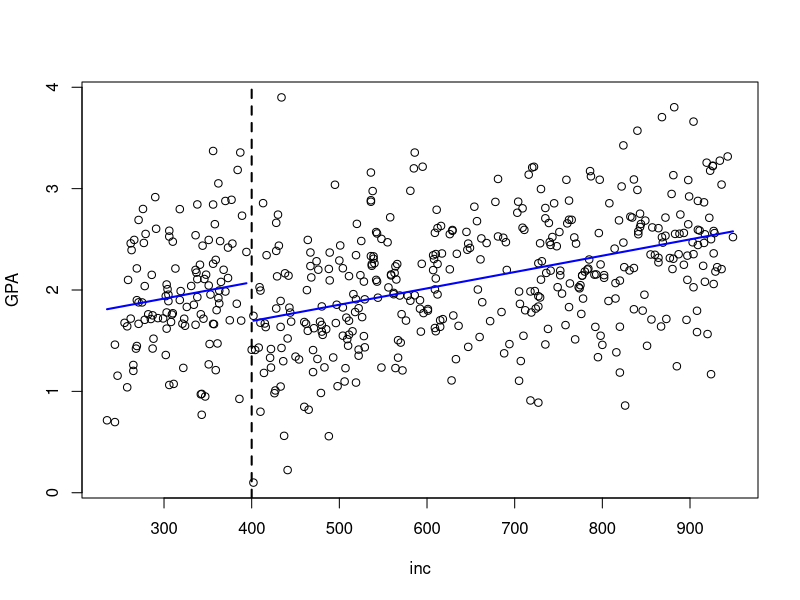
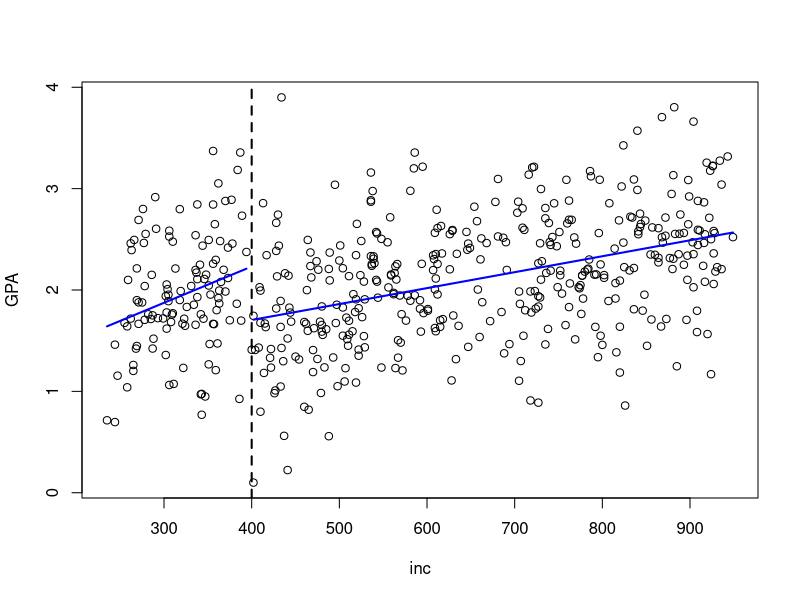
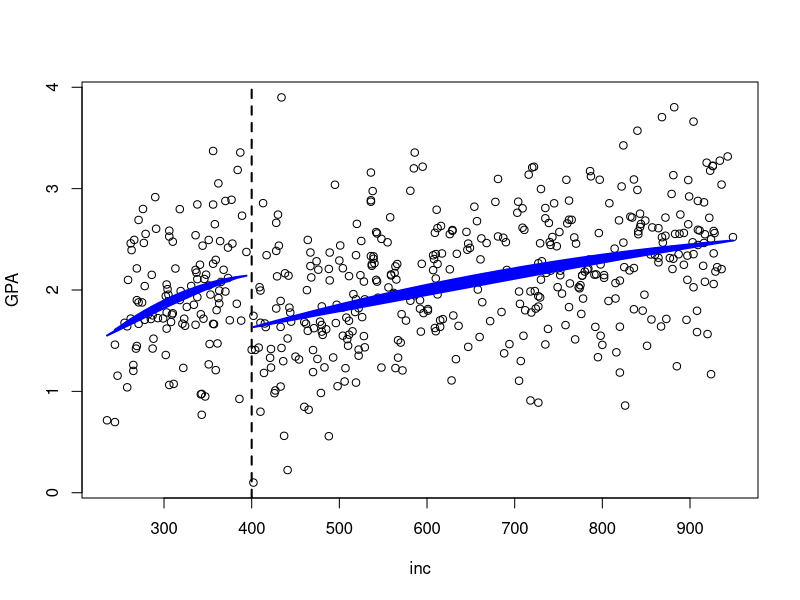
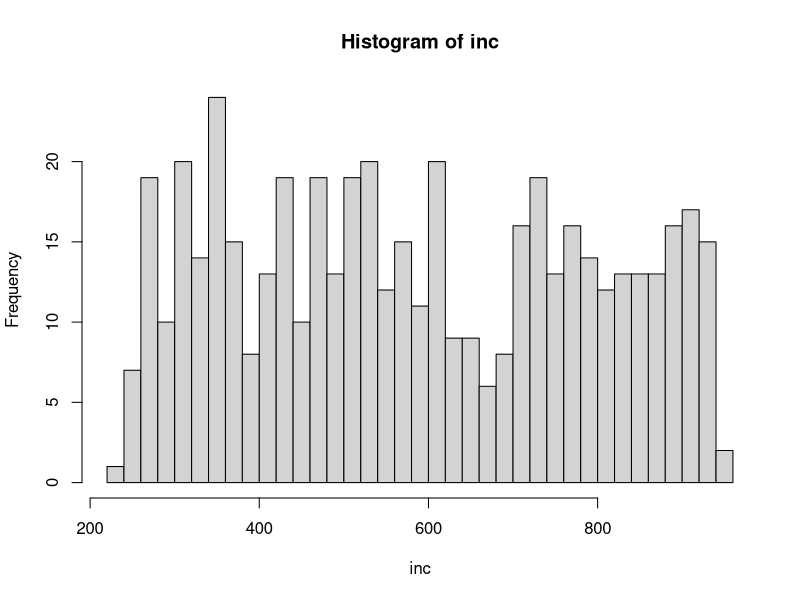

The R source for these figures, in order:
#Shinichiro Yantoda 1906902
#Question 1
setwd("C:/Users/Asus/Documents/Econometric File R")
data1= read.csv("injury.csv")
attach(data1)

#Question 1.A
ols_q1A <- lm(ldurat ~ afchnge, data=subset(data1, ky==1 & highearn==1))
summary(ols_q1A)

#Estimate Std. Error t value Pr(>|t|)    
#(Intercept)  1.38209    0.03698  37.373  < 2e-16 ***
#afchnge      0.19826    0.05310   3.733 0.000193 ***

#Multiple R-squared:  0.005793
# the assumption needed is that in the absence of policy there will be no changes in the duration for high income group and low income group

#Question 1.B
ols_q1B <- lm(ldurat ~ highearn + afchnge + highearn*afchnge, data=subset(data1, ky==1))
summary(ols_q1B)


#Coefficients:
#                  Estimate Std. Error   t-value Pr(>|t|)    
#(Intercept)       1.125615   0.030737  36.621  < 2e-16 ***
# highearn         0.256479   0.047446   5.406 6.72e-08 ***
# afchnge          0.007657   0.044717   0.171  0.86404    
#highearn:afchnge  0.190601   0.068509   2.782  0.00542 ** 

#For the estimator to be unbiased, we need to have the parallel trend assumption,
#which means that in the absence of policy the change in duration of move on a same direction for high earner and low earner people. 

# b0(a)= b0(b)+b1(b)
# 1.38209 = 1.125615 + 0.256479
# b1(a)= b2(b)+b3(b)
# 0.19826 = 0.007657 + 0.190601

#Question 1.c
ols_q1C = lm(ldurat ~ highearn + afchnge + highearn*afchnge + male + married + factor(indust) + factor(injtype), data=subset(data1, ky==1))
summary(ols_q1C)

#                   Estimate   Std. Error t value Pr(>|t|)    
#(Intercept)         0.57135    0.10266   5.565 2.74e-08 ***
#  highearn          0.17576    0.05175   3.397 0.000687 ***
#  afchnge           0.01063    0.04492   0.237 0.812973    
#  male             -0.09794    0.04455  -2.198 0.027959 *  
#  married           0.12210    0.03912   3.121 0.001812 ** 
#  factor(indust)2   0.27087    0.05867   4.617 3.98e-06 ***
#  factor(indust)3   0.16067    0.04090   3.928 8.67e-05 ***
#  factor(injtype)2  0.78381    0.15617   5.019 5.36e-07 ***
#  factor(injtype)3  0.33536    0.09234   3.632 0.000284 ***
#  factor(injtype)4  0.64035    0.10087   6.348 2.36e-10 ***
#  factor(injtype)5  0.50530    0.09281   5.445 5.42e-08 ***
#  factor(injtype)6  0.39361    0.09356   4.207 2.63e-05 ***
#  factor(injtype)7  0.78661    0.20703   3.800 0.000147 ***
#  factor(injtype)8  0.51390    0.12928   3.975 7.13e-05 ***
#  highearn:afchnge  0.23088    0.06952   3.321 0.000904 ***


#when factor is controlled, the coefficient increases. (highern*afchnge increase)

#Yes, it is statistically significant

#Question 1.D
#small r-squared means that the independent variable is not explaining much in the variation of the dependent variable 
 #  The small r-squared does not means that the model is completely useless, it just that the model could not explain everything that will affect on y. 
 #  and for this case, this small part that is able to explain the y is still a very important thing to understand.

#Question 1.E
ols_q1E <- lm(ldurat ~ highearn + afchnge + highearn*afchnge, data=subset(data1, mi==1 ))
summary(ols_q1E)
#                   Estimate   Std. Error t value Pr(>|t|)    
#(Intercept)        1.41274    0.05672  24.908   <2e-16 ***
#highearn           0.16914    0.10557   1.602    0.109    
#afchnge            0.09738    0.08479   1.149    0.251    
#highearn:afchange  0.19199    0.15417   1.245    0.213    


# Michigan is not statistically significant because we fail to reject highearn*afchnge
# Yes, it is geographically significant

#Question 2
data2 = read.csv("scholarship.csv")
attach(data2)
 
#Quedtion 2.A
data2$D <- as.numeric(inc<=400)

#Question 2.B
ols_q2B = lm(GPA ~ inc + D, data = data2)
summary(ols_q2B)

#Coefficients:
#               Estimate  Std. Error t value Pr(>|t|)    
#(Intercept)   1.0490020  0.1198762   8.751  < 2e-16 ***
# inc          0.0016115  0.0001742   9.251  < 2e-16 ***
# D            0.3826289  0.0842328   4.543 6.98e-06 ***

#t = 0.3626289
#standard errors: 0.0842328
#interpretation of t = capture the jump in the policy effect before and after the cutoff line (cutoff line = 4 million)

#Question 2.C
fitted_values <-fitted(ols_q2B)
cutoff_value_for_scholarship = 400
plot(inc, GPA)
lines(inc [inc < 400],fitted_values[inc<400], col="blue", lwd = 2)
lines(inc [inc > 400],fitted_values[inc> 400], col="blue", lwd = 2) 
abline(v =cutoff_value_for_scholarship, lwd = 2, lty = "dashed") 

#Question 2.D
ols_q2D = lm(GPA ~  inc*(1-D) + inc*D + D, data = data2)
summary(ols_q2D)

#Coefficients:
#              Estimate  Std. Error t value Pr(>|t|)    
#(Intercept)  1.0753116  0.1208152   8.900   <2e-16 ***
#  inc        0.0015721  0.0001756   8.950   <2e-16 ***
#  D         -0.2741472  0.4193488  -0.654    0.514    
# inc:D       0.0020036  0.0012533   1.599    0.111    

#t: -0.2741472 (the tau is different)

#Question 2.D
fitted_values2 <-fitted(ols_q2D)
plot(inc, GPA)
lines(inc [inc < 400],fitted_values2[inc<400], col="blue", lwd = 2)
lines(inc [inc > 400],fitted_values2[inc>400], col="blue", lwd = 2)
abline(v = cutoff_value_for_scholarship, lwd = 2, lty = "dashed") 


#Q2e
inc_squared <-inc^2
ols_q2E = lm(GPA ~  inc*(1-D) + inc_squared*(1-D) + inc*D + inc_squared*D+ D, data = data2)
summary(ols_q2E)

#Coefficient
#                 Estimate  Std. Error t value Pr(>|t|)  
#(Intercept)      4.113e-01  5.680e-01   0.724   0.4693  
#inc              3.669e-03  1.761e-03   2.083   0.0378 *
#inc_squared     -1.560e-06  1.303e-06  -1.196   0.2321  
#D               -1.327e+00  3.244e+00  -0.409   0.6826  
#inc:D            1.087e-02  2.035e-02   0.534   0.5934  
#D:inc_squared   -1.566e-05  3.180e-05  -0.492   0.6226  

#t = -1.327e+00 

#Question 2.F
fitted_values3 <-fitted(ols_q2E)
plot(inc, GPA)
lines(inc [inc < 400],fitted_values3[inc<400], col="blue", lwd = 2)
lines(inc [inc > 400],fitted_values3[inc>400], col="blue", lwd = 2)
abline(v = cutoff_value_for_scholarship, lwd = 2, lty = "dashed") 

#Question 2G
hist(inc, breaks = 50) 
# by seeing from the histogram, there is not much changes people that goes after 400 line to before 400 line. 
# If the 2nd assumption of RDD is violated, there will be a situation where the people in income a
# above 400 can change into the treatment group. so the bins before 400 should have a higher box. and if that happen means that the bins is higher. 


